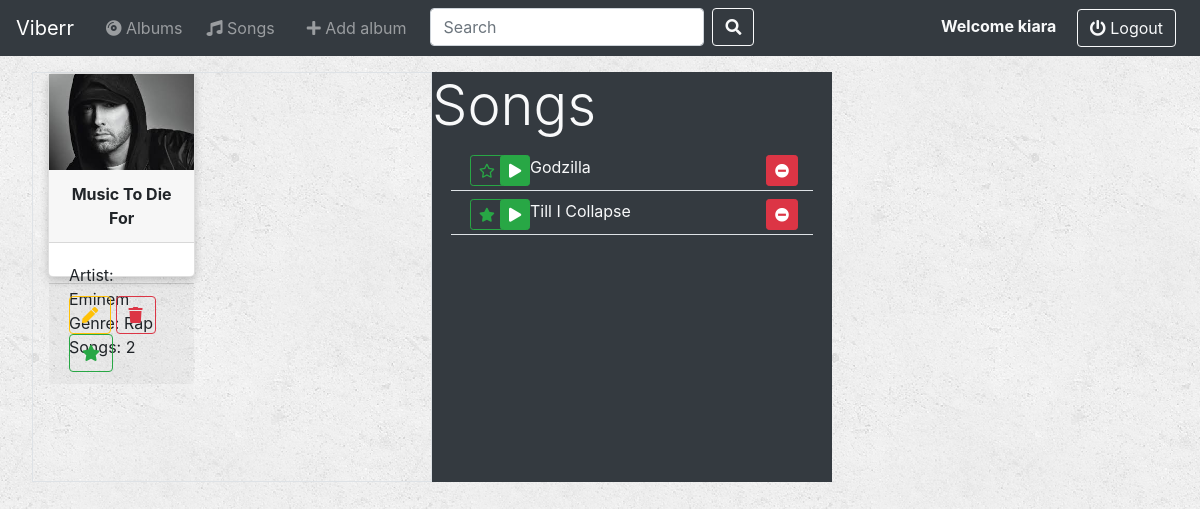
The app's page /music/album/2/ (signed in) with its own data.
### music/models.py (models this page shows, shortened)
class Album(models.Model):
    artist = models.CharField(max_length=20)
    album_title = models.CharField(max_length=20)
    genre = models.CharField(max_length=20)
    album_logo = models.FileField()
    is_favorite = models.BooleanField(default=False)

class Song(models.Model):
    album = models.ForeignKey(Album, on_delete=models.CASCADE)
    file_type = models.CharField(max_length=10)
    song_title = models.CharField(max_length=20)
    is_favorite = models.BooleanField(default=False)

### music/views.py (the view)
# urls.py: path('album/<int:pk>/', views.AlbumDetailView.as_view(), name='album_detail'),
class AlbumDetailView(LoginRequiredMixin, generic.DeleteView):
    model = Album
    template_name = 'music/album_detail.html'

### music/templates/music/album_detail.html
{% extends 'music/base.html' %}
{% block content %}
{% load static %}
<div class="container-fluid m-3">
    <div class="row">
        <div class="col col-4 ml-3 border">
            <div class="card">
                <img src="{{ album.album_logo.url }}" class="card-image-top img-responsive" width="100%" height="100%">
                <div class="card-header text-center">
                    <strong>{{ album.album_title }}</strong>
                </div>
                <div class="card-body">
                    <p class="card-text">
                        Artist: {{ album.artist }} <br>
                        Genre: {{ album.genre }} <br>
                        Songs: {{ album.song_set.count }}
                    </p>
                </div>
                <div class="card-footer">
                    <div class="btn-group-horizontal">
                        <a href="{% url 'music:album_update' album.id %}" class="btn btn-outline-warning"><i class="fas fa-pen"></i></a>
                        <a href="{% url 'music:album_delete' album.id %}" class="btn btn-outline-danger"><i class="fas fa-trash"></i></a>
                        {% if album.is_favorite %}
                            <a href="{% url 'music:toggle_fav_album' album.id %}" class="btn btn-outline-success"><i class="fas fa-star"></i></a>
                        {% else %}
                            <a href="{% url 'music:toggle_fav_album' album.id %}" class="btn btn-outline-success"><i class="far fa-star"></i></a>
                        {% endif %}
                    </div>
                </div>
            </div>
        </div>
        <div class="col col-4 bg-dark text-light">
            <div class="row">
                <h1 class="display-4 text-center">Songs</h1>
            </div>
            {% for song in album.song_set.all %}
                <div class="row m-1 p-1 border-bottom">
                    <div class="col col-1">
                        {% if song.is_favorite %}
                            <a href="{% url 'music:toggle_fav_song' song.id %}" class="btn btn-outline-success btn-sm"><i class="fas fa-star"></i></a>
                        {% else %}
                            <a href="{% url 'music:toggle_fav_song' song.id %}" class="btn btn-outline-success btn-sm"><i class="far fa-star"></i></a>
                        {% endif %}
                    </div>
                    <div class="col col-1">
                        <a href="" class="btn btn-success btn-sm"><i class="fas fa-play"></i></a>
                    </div>
                    <div class="col col-8">
                        {{ song.song_title }}
                    </div>
                    <div class="col col-1">
                        <a href="" class="btn btn-danger btn-sm"><i class="fas fa-minus-circle"></i></a>
                    </div>
                </div>
            {% endfor %}
        </div>
    </div>
</div>
{% endblock %}

### music/templates/music/base.html (shortened to what this page needs)
<!DOCTYPE html>
<html lang="en">
<head>
	<link rel="stylesheet" href="https://maxcdn.bootstrapcdn.com/bootstrap/4.5.0/css/bootstrap.min.css">
	<link rel="stylesheet" href="https://use.fontawesome.com/releases/v5.7.0/css/all.css">
	{% load static %}
	<link rel="stylesheet" href="{% static 'music/style.css' %}" type="text/css">
</head>
<body>
<div class="container-fluid p-0 mb-1">
	<nav class="navbar navbar-expand-lg navbar-dark bg-dark">
		<a class="navbar-brand" href="{% url 'music:album_index' %}">
			Viberr
		</a>
		<div class="collapse navbar-collapse" id="navbarSupportedContent">
			<ul class="navbar-nav mr-auto">
				<li class="nav-item ml-2">
					<a class="nav-link" href="{% url 'music:album_index' %}"><i class="fas fa-compact-disc"></i> Albums</a>
				</li>
				<li class="nav-item ml-2">
					<a class="nav-link" href="{% url 'music:song_index' %}"><i class="fas fa-music"></i> Songs</a>
				</li>
				<li class="nav-item ml-3">
					<a class="nav-link" href="{% url 'music:album_create' %}"><i class="fas fa-plus"></i> Add album</a>
				</li>
				<li class="nav-item mr-2">
					<form class="form-inline ml-3 navbar-nav" role="search" method="get" action="">
						<input class="form-control mr-sm-2" type="search" placeholder="Search" aria-label="Search" name="search">
						<button class="btn btn-outline-light my-2 my-sm-0" type="submit"><i class="fas fa-search"></i></button>
					</form>
				</li>
			</ul>
			<ul class="navbar-nav">
				<li class="nav-item mr-2">
					{% if user.is_authenticated %}
						<strong class="text-light">Welcome	{{ user }}</strong>&emsp;
						<a class="btn btn-outline-light" href="{% url 'logout_user' %}"><i class="fas fa-power-off"></i> Logout</a>
					{% else %}
						<div class="btn-group">
							<a href="{% url 'login_user' %}" class="btn btn-outline-light"><i class="fas fa-sign-in-alt"></i> Login</a>
							<a href="{% url 'signup_user' %}" class="btn btn-outline-light"><i class="fas fa-user-plus"></i> Signup</a>
						</div>
					{% endif %}
				</li>
			</ul>
		</div>
	</nav>
</div>
{% block content %}{% endblock %}
</body>
</html>

### music/static/music/style.css (style rules this page uses)
body { background: white url("images/background.png"); }
.card { box-shadow: 0 4px 8px 0 rgba(0,0,0,0.2); transition: 0.3s; width: 40%; height: 50%; border-radius: 5px; }

### records on screen
Album: album_logo (picture), album_title "Music To Die For", artist "Eminem", genre "Rap", song_set.count "2"
Song: is_favorite False (drawn), song_title "Godzilla"
Song: is_favorite True (drawn), song_title "Till I Collapse"

### other values on screen
{{ user }} "kiara"
